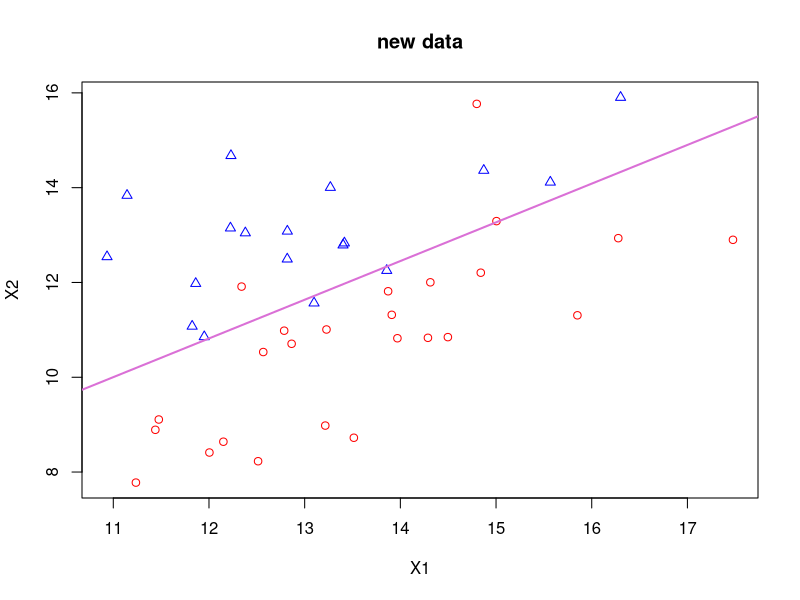

Recreate this plot in R.
### 人工データによる判別（２群の場合）
require(MASS)
set.seed(123)
## 訓練データの準備 (判別関数の推定に用いる)
mu1 <- c(14,11)
mu2 <- c(13,13)
Sigma <- matrix(c(1,0.7,0.7,1),2,2)*2.5
n <- 30
x1 <- mvrnorm(n,mu=mu1,Sigma=Sigma)
x2 <- mvrnorm(n,mu=mu2,Sigma=Sigma)
X <- data.frame(rbind(x1,x2),
                cat=as.factor(rep(c(0,1),each=n)))
## head(X) # データの確認 (cat=0)
## tail(X) # データの確認 (cat=1)
## plot(X[,1:2],pch=as.numeric(X[,3]),
##      col=c("red","blue")[as.numeric(X[,3])])

## 判別関数の作成
(myld <- lda(cat ~ X1 + X2, data=X))

## 新しいデータの準備 (判別関数の性能を評価)
n1 <- 25
n2 <- 18
x1new <- mvrnorm(n1,mu=mu1,Sigma=Sigma)
x2new <- mvrnorm(n2,mu=mu2,Sigma=Sigma)
Xnew <- data.frame(rbind(x1new,x2new),
                   cat=as.factor(c(rep(0,n1),rep(1,n2))))
## 推定した判別関数で予測
mypred<-predict(myld, newdata=Xnew[,1:2]) # Xnewを判別
table(true=Xnew$cat, pred=mypred$class) # 真値と予測の比較
## 予測を真の分類と比較
mypred$class # 予測
Xnew$cat     # 真値
## 結果の図示
plot(Xnew[,1:2], pch=as.numeric(Xnew[,3]),
     col=c("red","blue")[as.numeric(Xnew[,3])],
     main="new data")
## 判別境界を求める
myline <- function(z){
    a0<-as.vector(colMeans(z$means) %*% z$scaling)
    a<-c(a0/z$scaling[2],-z$scaling[1]/z$scaling[2])
    return(a)}
abline(myline(myld),col="orchid",lwd=2)
